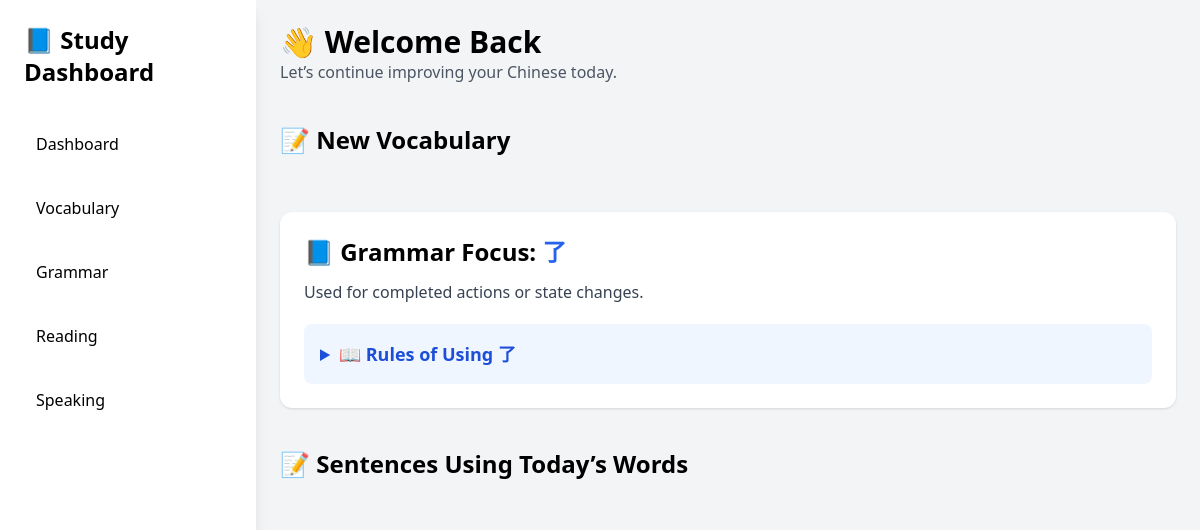
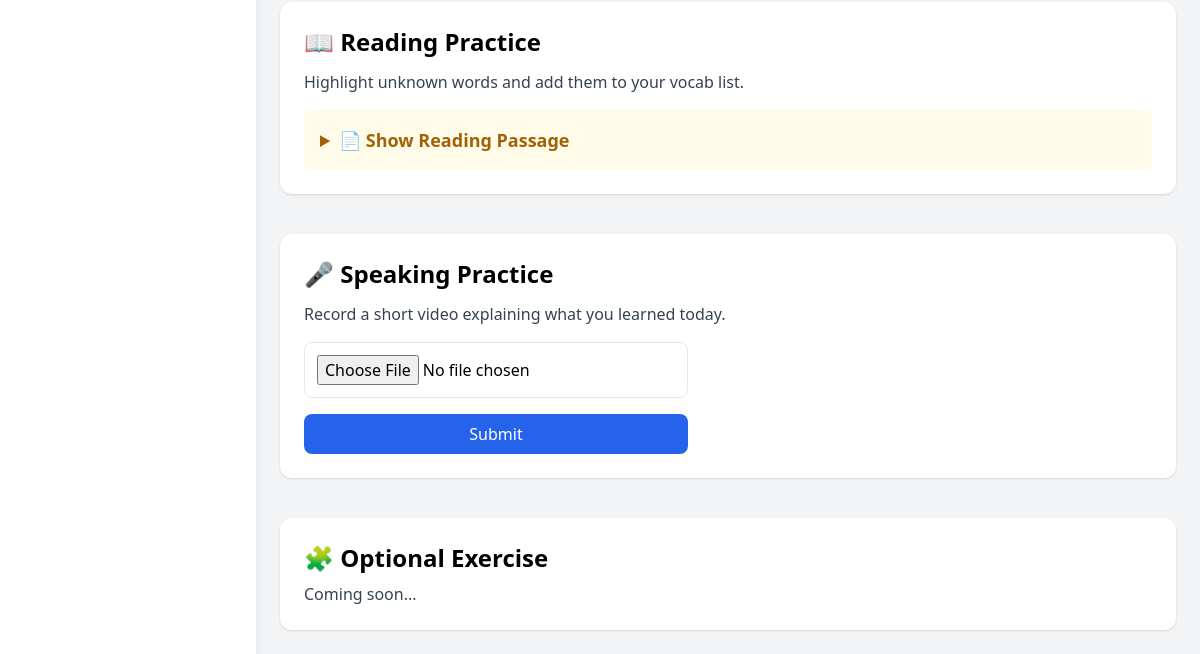
The page /todaystask/ on the database as committed earlier (2 pictures, top to bottom).
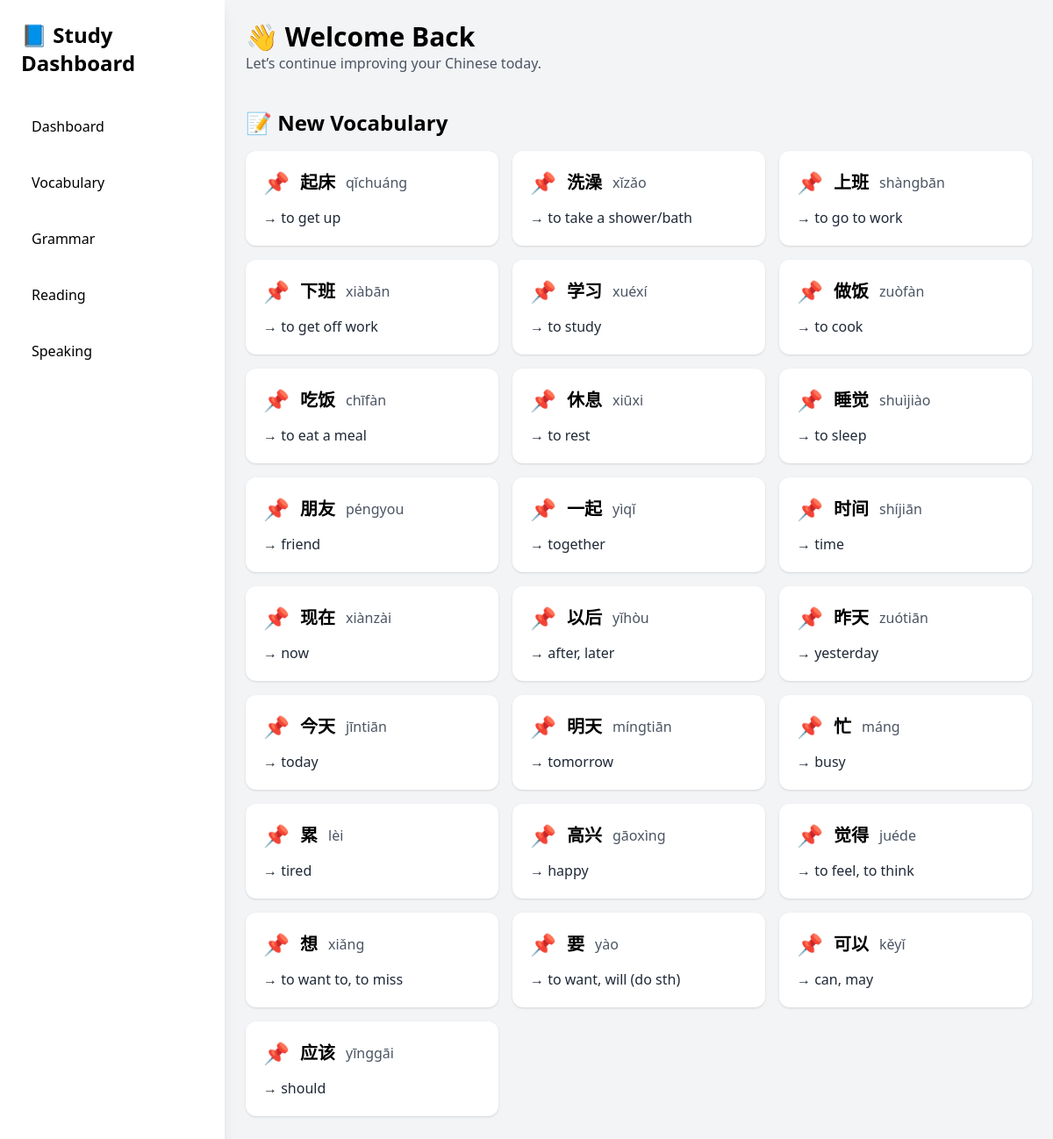
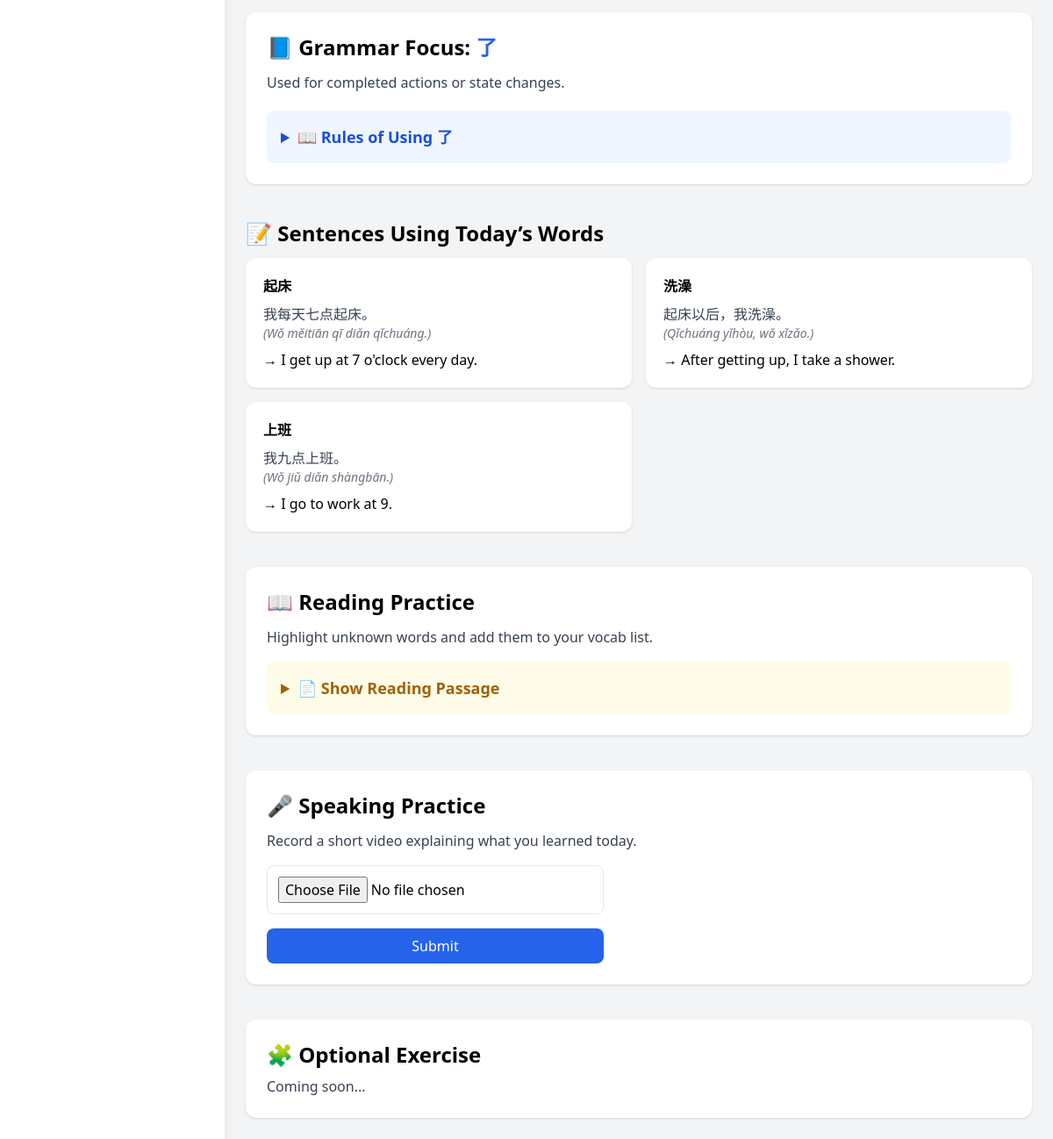
The same page on the database as committed later (2 pictures, top to bottom).
### academy/models.py (models this page shows, shortened)
class Vocabulary(models.Model):
    day = models.ForeignKey(DayStrick, on_delete=models.CASCADE, null=True, blank=True)
    chinese = models.CharField(max_length = 100, unique = True)
    pinyin = models.CharField(max_length = 100)
    english = models.CharField(max_length = 150)
    example = models.CharField(max_length = 300, null = True, blank = True)
    def __str__(self):
        return self.chinese

class PracticeSentences(models.Model):
    day = models.ForeignKey(DayStrick, on_delete = models.CASCADE)
    word = models.ForeignKey(Vocabulary, on_delete=models.CASCADE)
    sentence = models.CharField(max_length=300)
    pinyin = models.CharField(max_length = 500, null=True, blank=True)
    meaning = models.CharField(max_length = 500, null=True,blank=True)

### academy/views.py (the view)
def todaysTask(request):
    vocab = Vocabulary.objects.all()
    grammar = Grammar.objects.all()
    sentence = PracticeSentences.objects.all()
    reading = ReadingPractice.objects.all()
    speak = SpeakingPractice.objects.all()
    return render(request, 'todaysTask.html', {'vocab':vocab, 'grammar':grammar, 'sentence': sentence, 'reading': reading, 'speak':speak})

### academy/templates/todaysTask.html (shortened to what this page needs)
{% extends "base.html" %}
{% block content %}
<div class="min-h-screen bg-gray-100 flex">
    <aside class="w-64 bg-white shadow-lg p-6 hidden md:block">
        <h1 class="text-2xl font-bold mb-8">📘 Study Dashboard</h1>
        <nav class="space-y-4">
            <a class="block p-3 rounded-lg hover:bg-blue-100 font-medium" href="/">Dashboard</a>
            <a class="block p-3 rounded-lg hover:bg-blue-100 font-medium" href="#Vocabulary">Vocabulary</a>
            <a class="block p-3 rounded-lg hover:bg-blue-100 font-medium" href="#grammer">Grammar</a>
            <a class="block p-3 rounded-lg hover:bg-blue-100 font-medium" href="#reading">Reading</a>
            <a class="block p-3 rounded-lg hover:bg-blue-100 font-medium" href="#speaking">Speaking</a>
        </nav>
    </aside>
    <main class="flex-1 p-6 space-y-10">
        <header>
            <h2 class="text-3xl font-bold">👋 Welcome Back</h2>
            <p class="text-gray-600">Let’s continue improving your Chinese today.</p>
        </header>
        <section id="Vocabulary">
            <h3 class="text-2xl font-bold mb-4">📝 New Vocabulary</h3>
            <div class="grid gap-4 md:grid-cols-2 lg:grid-cols-3">
                {% for v in vocab %}
                    <div class="bg-white p-5 rounded-xl shadow hover:shadow-md transition">
                        <div class="flex items-center gap-3 mb-3">
                            <div class="text-blue-600 text-2xl">📌</div>
                            <h4 class="text-xl font-semibold">{{ v.chinese}}</h4>
                            <p class="text-gray-600">{{ v.pinyin }}</p>
                        </div>
                        <p class="font-medium text-gray-800 mt-1">→ {{ v.english }}</p>
                    </div>
                {% endfor %}
            </div>
        </section>
        <section id="grammer" class="bg-white p-6 rounded-xl shadow">
            <h3 class="text-2xl font-bold mb-3">📘 Grammar Focus: <span class="text-blue-600">了</span></h3>
            <p class="text-gray-700 mb-5">Used for completed actions or state changes.</p>
            <details class="bg-blue-50 p-4 rounded-lg cursor-pointer">
                <summary class="font-semibold text-blue-700 text-lg">📖 Rules of Using 了</summary>
            </details>
        </section>
        <section>
            <h3 class="text-2xl font-bold mb-3">📝 Sentences Using Today’s Words</h3>
            <div class="grid gap-4 md:grid-cols-2">
                {% for s in sentence %}
                    <div class="bg-white p-5 rounded-xl shadow">
                        <h4 class="font-bold mb-2">{{ s.word }}</h4>
                        <p class="text-gray-700">{{ s.sentence }}</p>
                        <p class="text-gray-500 text-sm italic">{{ s.pinyin}}</p>
                        <p class="font-medium mt-2">→ {{ s.meaning }}</p>
                    </div>
                {% endfor %}
            </div>
        </section>
        <section id="reading" class="bg-white p-6 rounded-xl shadow">
            <h3 class="text-2xl font-bold mb-3">📖 Reading Practice</h3>
            <p class="text-gray-700 mb-4">Highlight unknown words and add them to your vocab list.</p>
            <details class="bg-yellow-50 p-4 rounded-lg">
                <summary class="font-semibold text-yellow-700 text-lg">📄 Show Reading Passage</summary>
            </details>
        </section>
        <section id="speaking" class="bg-white p-6 rounded-xl shadow">
            <h3 class="text-2xl font-bold mb-3">🎤 Speaking Practice</h3>
            <p class="text-gray-700 mb-4">Record a short video explaining what you learned today.</p>
            <div class="flex flex-col gap-4 max-w-sm">
                <input
                    type="file"
                    accept="video/*"
                    class="border p-3 rounded-lg"
                >
                <button class="px-6 py-2 bg-blue-600 text-white rounded-lg hover:bg-blue-700 transition">
                    Submit
                </button>
            </div>
        </section>
        <section class="bg-white p-6 rounded-xl shadow">
            <h3 class="text-2xl font-bold">🧩 Optional Exercise</h3>
            <p class="text-gray-700 mt-2">Coming soon...</p>
        </section>
    </main>
</div>
{% endblock content %}

### academy/templates/base.html (shortened to what this page needs)
{% load static %}
<!DOCTYPE html>
<html lang="en">
<head>
    <link rel="stylesheet" href="{% static 'css\output.css' %}">
</head>
<body>
    {% block content %}
    {% endblock content %}
</body>
</html>

Rows that differ between the two databases and show on the page:
added Vocabulary: chinese "起床", pinyin "qǐchuáng", english "to get up"
added Vocabulary: chinese "洗澡", pinyin "xǐzǎo", english "to take a shower/bath"
added Vocabulary: chinese "上班", pinyin "shàngbān", english "to go to work"
added Vocabulary: chinese "下班", pinyin "xiàbān", english "to get off work"
added Vocabulary: chinese "学习", pinyin "xuéxí", english "to study"
added Vocabulary: chinese "做饭", pinyin "zuòfàn", english "to cook"
added Vocabulary: chinese "吃饭", pinyin "chīfàn", english "to eat a meal"
added Vocabulary: chinese "休息", pinyin "xiūxi", english "to rest"
added Vocabulary: chinese "睡觉", pinyin "shuìjiào", english "to sleep"
added Vocabulary: chinese "朋友", pinyin "péngyou", english "friend"
added Vocabulary: chinese "一起", pinyin "yìqǐ", english "together"
added Vocabulary: chinese "时间", pinyin "shíjiān", english "time"
added Vocabulary: chinese "现在", pinyin "xiànzài", english "now"
added Vocabulary: chinese "以后", pinyin "yǐhòu", english "after, later"
added Vocabulary: chinese "昨天", pinyin "zuótiān", english "yesterday"
added Vocabulary: chinese "今天", pinyin "jīntiān", english "today"
added Vocabulary: chinese "明天", pinyin "míngtiān", english "tomorrow"
added Vocabulary: chinese "忙", pinyin "máng", english "busy"
added Vocabulary: chinese "累", pinyin "lèi", english "tired"
added Vocabulary: chinese "高兴", pinyin "gāoxìng", english "happy"
added Vocabulary: chinese "觉得", pinyin "juéde", english "to feel, to think"
added Vocabulary: chinese "想", pinyin "xiǎng", english "to want to, to miss"
added Vocabulary: chinese "要", pinyin "yào", english "to want, will (do sth)"
added Vocabulary: chinese "可以", pinyin "kěyǐ", english "can, may"
added Vocabulary: chinese "应该", pinyin "yīnggāi", english "should"
added PracticeSentences: word "起床", sentence "我每天七点起床。", pinyin "(Wǒ měitiān qī diǎn qǐchuáng.)", meaning "I get up at 7 o'clock every day."
added PracticeSentences: word "洗澡", sentence "起床以后，我洗澡。", pinyin "(Qǐchuáng yǐhòu, wǒ xǐzǎo.)", meaning "After getting up, I take a shower."
added PracticeSentences: word "上班", sentence "我九点上班。", pinyin "(Wǒ jiǔ diǎn shàngbān.)", meaning "I go to work at 9."
